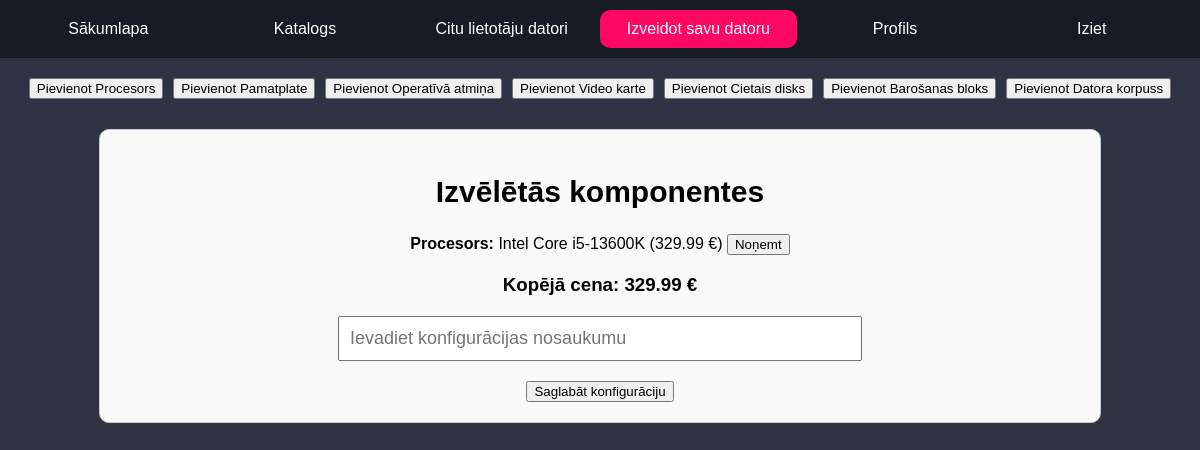
/datoru_pasaule/konfigurators.php?add=1 (signed in), run on the app's committed database.
### tables this page shows
CREATE TABLE `components` (
  `id` int(11) NOT NULL,
  `name` varchar(255) NOT NULL,
  `type` varchar(100) NOT NULL,
  `brand` varchar(100) NOT NULL,
  `price` float NOT NULL,
  `description` text DEFAULT NULL,
  `image_url` varchar(255) DEFAULT NULL,
  `is_public` tinyint(1) DEFAULT 1
);

### datoru_pasaule/konfigurators.php (the view, shortened to what this page needs)
<?php
include 'izvelne.php';
$connection = mysqli_connect("localhost", "root", "", "projekts_db");
$query = "SELECT DISTINCT type FROM components";
$category_result = mysqli_query($connection, $query);
if (isset($_GET['add'])) {
    $component_id = (int)$_GET['add'];
    $check_query = "SELECT * FROM components WHERE id = $component_id";
    $check_result = mysqli_query($connection, $check_query);
}
?>
<!DOCTYPE html>
<html lang="lv">
<head>
</head>
<body>
    <?php izvelne(); ?>
    <div class="filter-container">
        <?php while ($row = mysqli_fetch_assoc($category_result)) { ?>
            <a href="katalogs.php?category=<?php echo $row['type']; ?>&from=konfigurators">
                <button>Pievienot <?php echo ucfirst($row['type']); ?></button>
            </a>
        <?php } ?>
    </div>
    <div class="configuration">
        <h2 style="font-size: 30px">Izvēlētās komponentes</h2>
        <?php
if (isset($_SESSION['configuration']) && count($_SESSION['configuration']) > 0) {
    echo '<ul>';
    $total_price = 0;
    foreach ($_SESSION['configuration'] as $component) {
        echo '<li>';
        echo '<strong>' . htmlspecialchars($component['type']) . ':</strong> ';
        echo htmlspecialchars($component['name']) . ' (' . htmlspecialchars($component['price']) . ' €) ';
        echo '<a href="konfigurators.php?remove=' . $component['id'] . '">';
        echo '<button>Noņemt</button>';
        echo '</a>';
        echo '</li>';
        $total_price += $component['price'];
    }
    echo '</ul>';
    echo '<h3>Kopējā cena: ' . $total_price . ' €</h3>';
} else {
    echo '<p>Nav pievienotas komponentes.</p>';
}
?>
        <form method="POST">
            <input type="text" name="config_name" placeholder="Ievadiet konfigurācijas nosaukumu" required>
            <button type="submit" name="save_configuration">Saglabāt konfigurāciju</button>
        </form>
    </div>
</body>
</html>

### datoru_pasaule/izvelne.php (shortened to what this page needs)
<?php
function izvelne() {
    $current_page = basename($_SERVER['PHP_SELF']);
    echo '
    <div style="display: flex; justify-content: center; background-color: rgb(24, 27, 35); padding: 10px;">
        <a href="sakumlapa.php" style="flex: 1; text-align: center; padding: 10px; color: white; text-decoration: none; border-radius: 10px; ' . ($current_page === 'sakumlapa.php' ? 'background-color:rgb(255, 7, 99);' : '') . '">Sākumlapa</a>
        <a href="katalogs.php" style="flex: 1; text-align: center; padding: 10px; color: white; text-decoration: none; border-radius: 10px;' . ($current_page === 'katalogs.php' || $current_page === 'komponente.php' ? 'background-color:rgb(255, 7, 99);' : '') . '">Katalogs</a>
        <a href="citu_datori.php" style="flex: 1; text-align: center; padding: 10px; color: white; text-decoration: none; border-radius: 10px;' . ($current_page === 'citu_datori.php' || $current_page === 'citu_datori_info.php' ? 'background-color:rgb(255, 7, 99);' : '') . '">Citu lietotāju datori</a>
        ';
    if  (isset($_SESSION['email'])) {
        echo  '
        <a href="konfigurators.php" style="flex: 1; text-align: center; padding: 10px; color: white; text-decoration: none; border-radius: 10px;' . ($current_page === 'konfigurators.php'  ? 'background-color:rgb(255, 7, 99);' : '') . '">Izveidot savu datoru</a>
        <a href="profils.php" style="flex: 1; text-align: center; padding: 10px; color: white; text-decoration: none; border-radius: 10px;' . ($current_page === 'profils.php' || $current_page === 'dzest_konfiguraciju_apstiprinat.php' || $current_page === 'liet_konfiguracija.php' || $current_page === 'rediget.php' ? 'background-color:rgb(255, 7, 99);' : '') . '">Profils</a>
        <a href="logout.php" style="flex: 1; text-align: center; padding: 10px; color: white; text-decoration: none; border-radius: 10px;">Iziet</a>';
    } else {
        echo '<a href="login.php" style="flex: 1; text-align: center; padding: 10px; color: white; text-decoration: none; border-radius: 10px;' . ($current_page === 'login.php' ? 'background-color:rgb(255, 7, 99);' : '') . '">Ienākt</a>';
    }
    echo '</div>';
}
?>

### datoru_pasaule/konfigurators.php (style rules this page uses)
body { margin: 0; padding: 0; font-family: Arial, sans-serif; background-color: rgb(47, 50, 67); }
h2, h3, p { text-align: center; }
.filter-container { display: flex; justify-content: center; align-items: center; flex-wrap: wrap; gap: 10px; margin-bottom: 20px; margin-top: 20px; }
.configuration { margin-top: 30px; padding: 20px; border: 1px solid #ccc; width: 80%; max-width: 1000px; margin-left: auto; margin-right: auto; background-color: #f9f9f9; border-radius: 10px; }
.configuration ul { list-style-type: none; padding: 0; text-align: center; }
.configuration li { margin-bottom: 10px; text-align: center; }
form { display: flex; flex-direction: column; align-items: center; justify-content: center; margin-top: 20px; }
input[type="text"] { padding: 10px; font-size: 18px; width: 80%; max-width: 500px; margin-bottom: 20px; }

### data on the page
components: type "Procesors", name "Intel Core i5-13600K", price "329.99"

### other printed values
$row['type'] "Procesors"
$row['type'] "Pamatplate"
$row['type'] "Operatīvā atmiņa"
$row['type'] "Video karte"
$row['type'] "Cietais disks"
$row['type'] "Barošanas bloks"
$row['type'] "Datora korpuss"
$total_price "329.99"
